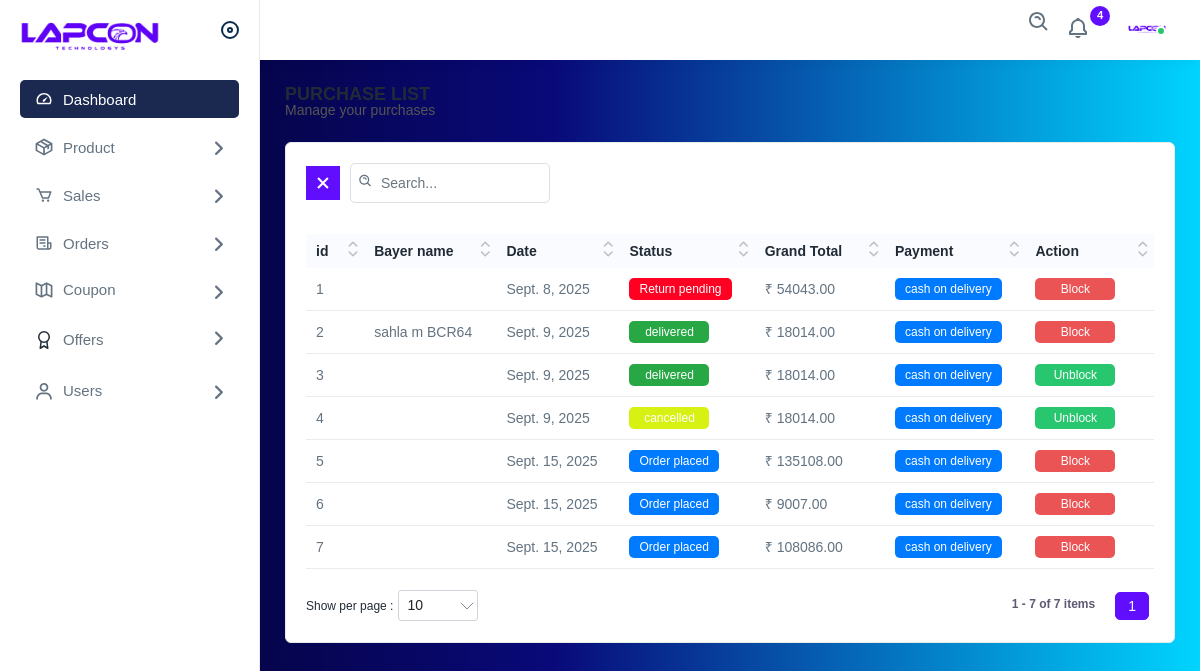
Before: /admin_panel/view_orders (signed in) with the older database file.
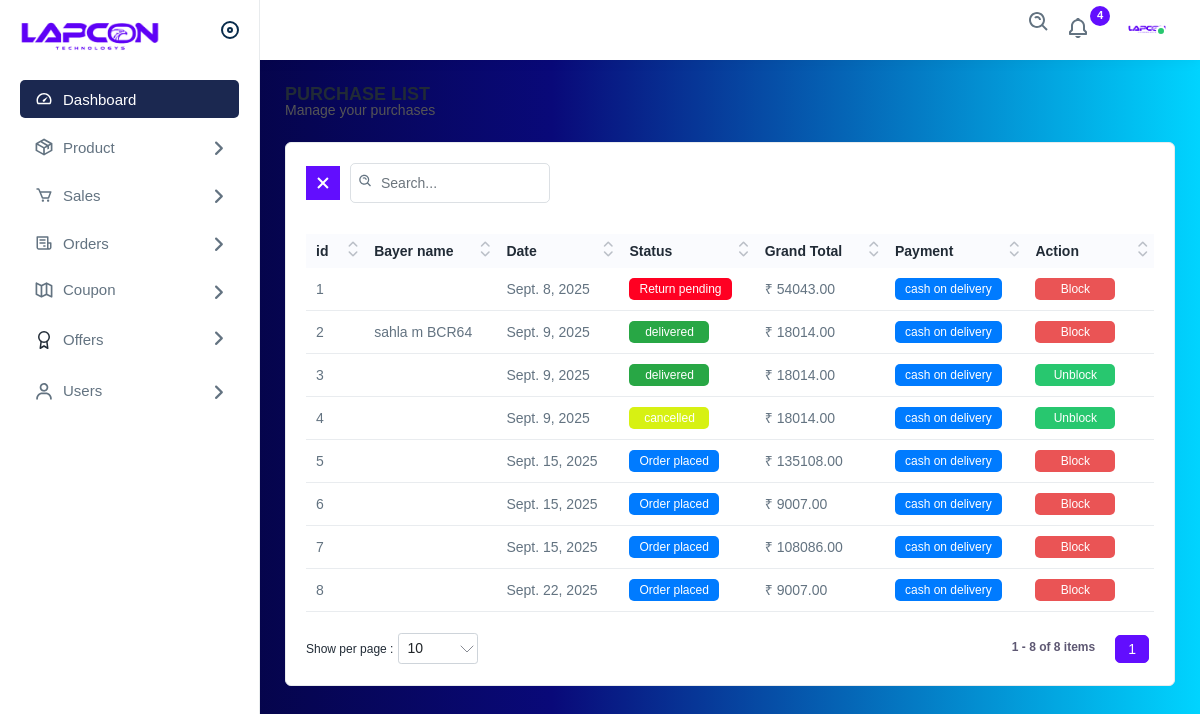
After: the same page with the newer database file.
### Users/models.py (models this page shows)
class Order_items(models.Model):
    order = models.ForeignKey(Orders, on_delete=models.CASCADE)
    variant = models.ForeignKey(Variants, on_delete=models.CASCADE, related_name='order_items')
    unit_price = models.DecimalField(max_digits=10, decimal_places=2)
    price = models.DecimalField(max_digits=10, decimal_places=2)
    quantity = models.IntegerField(default=1)
    user = models.ForeignKey(Custom_User, on_delete=models.CASCADE)
    is_active = models.BooleanField(default=True)
    status = models.CharField(max_length=50)
    return_reason = models.TextField(null=True, blank=True)

class Orders(models.Model):
    pyment_method = models.CharField(max_length=20)
    pyment_status = models.CharField(max_length=20)
    invoice_no = models.CharField(max_length=20, blank=True, null=True)
    delivery_address = models.ForeignKey(DeliveryAddress, on_delete=models.CASCADE)
    delivery_charge = models.IntegerField(default=50)
    delivery_date = models.DateTimeField(auto_now=False, auto_now_add=False, blank=True, null=True)
    is_active = models.BooleanField(default=True)
    order_date = models.DateField(auto_now_add=True)
    updated_at = models.DateTimeField(auto_now=True)
    subtotal = models.DecimalField(max_digits=10, decimal_places=2)
    tax = models.DecimalField(max_digits=10, decimal_places=2)
    discount = models.DecimalField(max_digits=10, decimal_places=2)
    total = models.DecimalField(max_digits=10, decimal_places=2)
    user = models.ForeignKey(Custom_User, on_delete=models.CASCADE)

class DeliveryAddress(models.Model):
    Region = models.CharField(max_length=40,default='India')
    state = models.CharField(max_length=40)
    district = models.CharField(max_length=40)
    city = models.CharField(max_length=40)
    place = models.CharField(max_length=40)
    pin = models.IntegerField()
    house_name = models.CharField(max_length=40)
    landmark = models.CharField(max_length=40)
    road = models.CharField(max_length=40)
    name = models.CharField(max_length=50)
    phone = models.CharField(null= True, max_length=20)

### admin_panel/views.py (the view)
# urls.py: path('admin_panel/view_orders', views.view_orders, name='view_orders_admin'),
@login_required(login_url='admin_signin')
@user_passes_test(is_staff, login_url='/')
def view_orders(request):
    order_items = Order_items.objects.all()
    return render(request, 'admin/view_orders.html',{'order_items':order_items,})

### admin_panel/views.py (called while the page is built)
def is_staff(user):
    return user.is_staff

### templates/admin/view_orders.html (shortened to what this page needs)
{% extends 'admin/layout.html' %}
{% load static %}
{% block content %}
<div class="page-wrapper">
    <div class="content">
        <div class="page-header">
            <div class="page-title">
                <h4>PURCHASE LIST</h4>
                <h6>Manage your purchases</h6>
            </div>
        </div>
        <div class="card">
            <div class="card-body">
                <div class="table-top">
                    <div class="search-set">
                        <div class="search-path">
                            <a class="btn btn-filter" id="filter_search">
                                <img src="{% static 'img_admin/icons/closes.svg' %}" alt="img">
                            </a>
                        </div>
                        <div class="search-input">
                            <a class="btn btn-searchset"><img src="{% static 'img_admin/icons/search-white.svg' %}"
                                    alt="img"></a>
                        </div>
                    </div>
                </div>
                <div class="table-responsive">
                    <table class="table datanew">
                        <thead>
                            <tr>
                                <th>id</th>
                                <th>Bayer name</th>
                                <th>Date</th>
                                <th>Status</th>
                                <th>Grand Total</th>
                                <th>Payment</th>
                                <th>Action</th>
                            </tr>
                        </thead>
                        <tbody>
                            {% for item in order_items%}
                            <tr>
                                <td>{{item.id}}</td>
                                <td class="text-bolds">{{item.order.delivery_address.name}}</td>
                                <td>{{item.order.order_date}}</td>
                                <td><a href="{% url 'edit_order' item.id%}"><span class="badges {{item.status}}">{{item.status}}</span></td></a>
                                <td>₹ {{item.order.total}}</td>
                                <td><span class=" badges {{item.order.pyment_method}}">{{item.order.pyment_method}}</span></td>
                                <td>
                                    <a class="me-3 confirm-text" href="{% url 'block_unblock_order' item.id%}">
                                        {% if item.is_active and item.status != 'deliverd'%}
                                                <span class="bg-lightred badges">
                                                    Block
                                                </span>
                                        {% elif not item.is_active %}
                                                <span class="bg-lightgreen badges">
                                                    Unblock
                                                </span>
                                        {% endif %}
                                    </a>
                                </td>
                            </tr>
                            {% endfor %}
                        </tbody>
                    </table>
                </div>
            </div>
        </div>
    </div>
</div>
</div>
{% endblock %}

Changed rows visible on the page:
added Order_items: id "8", order.order_date "Sept. 22, 2025", status "Order placed", order.total "9007.00", order.pyment_method "cash on delivery", is_active "Block"
Other visible differences:
text written by a page script: "1 1 - 7 of 7 items" → "1 1 - 8 of 8 items"
